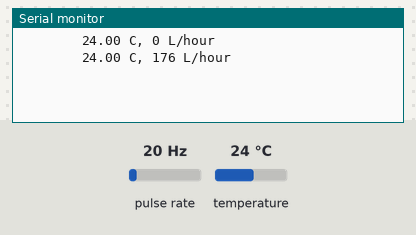
The sketch below on a simulated Arduino Uno, built with avr-gcc and run on an emulated ATmega328P. On the bench: the last lines printed to the serial monitor. Wiring (inferred from the names in the program): pulse sensor: data pin 2. The inputs (shaded band) are chosen by the test bench; at power-on: pulse rate 20 Hz, temperature 24 °C.

Above: at 1.2 s.
1.3 s: pulse rate (sensor on pin 2) set to 4 Hz
At 2.7 s:
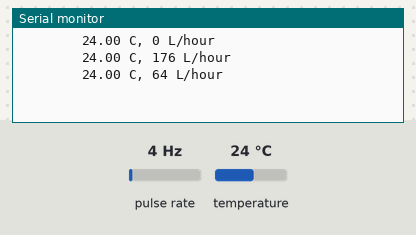
2.8 s: temperature set to 12 °C
At 4.1 s:
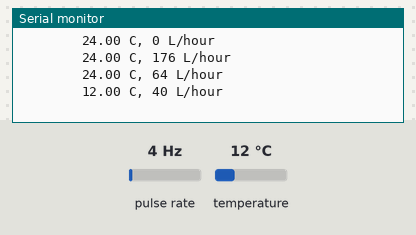
4.3 s: pulse rate (sensor on pin 2) set to 50 Hz
At 5.5 s:
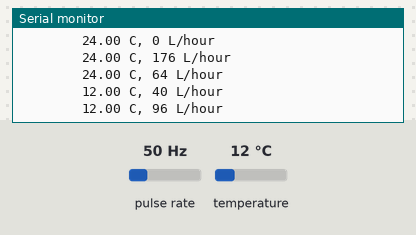
5.8 s: temperature set to 19 °C
At 5.8 s:
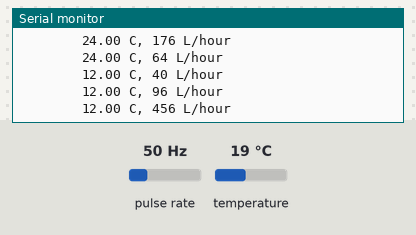
Timing chart, 0 to 8.3 s (numbered marks = the images above; inputs shaded):
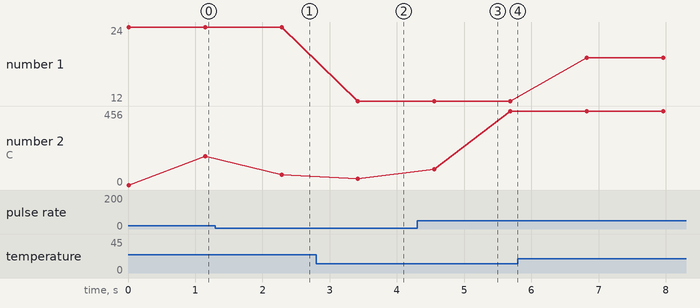

The sketch:

DS18x20_Temperature_123.ino
```cpp
#include <OneWire.h>

// OneWire DS18S20, DS18B20, DS1822 Temperature Example
//
// http://www.pjrc.com/teensy/td_libs_OneWire.html
//
// The DallasTemperature library can do all this work for you!
// http://milesburton.com/Dallas_Temperature_Control_Library

OneWire  ds(8);
volatile int flow_frequency; // Measures flow sensor pulses
unsigned int l_hour; // Calculated litres/hour
unsigned char flowsensor = 2;  // Sensor Input
unsigned long currentTime;
unsigned long cloopTime;
void flow () // Interrupt function
{
   flow_frequency++;
}// on pin 10 (a 4.7K resistor is necessary)

void setup(void) {
  pinMode(flowsensor, INPUT);
   digitalWrite(flowsensor, HIGH); // Optional Internal Pull-Up
   Serial.begin(9600);
   attachInterrupt(0, flow, RISING); // Setup Interrupt
   sei(); // Enable interrupts
   currentTime = millis();
   cloopTime = currentTime;
}

void loop(void) {
   currentTime = millis();
   // Every second, calculate and print litres/hour
   if(currentTime >= (cloopTime + 1000))
   {
      cloopTime = currentTime; // Updates cloopTime
      // Pulse frequency (Hz) = 7.5Q, Q is flow rate in L/min.
      l_hour = (flow_frequency * 60 / 7.5); // (Pulse frequency x 60 min) / 7.5Q = flowrate in L/hour
      flow_frequency = 0; // Reset Counter


   }
  byte i;
  byte present = 0;
  byte type_s;
  byte data[12];
  byte addr[8];
  float celsius, fahrenheit;

  if ( !ds.search(addr)) {

    ds.reset_search();

    return;
  }


  for( i = 0; i < 8; i++) {
    Serial.write(' ');

  }

  if (OneWire::crc8(addr, 7) != addr[7]) {

      return;
  }


  // the first ROM byte indicates which chip
  switch (addr[0]) {
    case 0x10:

      type_s = 1;
      break;
    case 0x28:

      type_s = 0;
      break;
    case 0x22:

      type_s = 0;
      break;
    default:

      return;
  }

  ds.reset();
  ds.select(addr);
  ds.write(0x44, 1);        // start conversion, with parasite power on at the end

  delay(100);     // maybe 750ms is enough, maybe not
  // we might do a ds.depower() here, but the reset will take care of it.

  present = ds.reset();
  ds.select(addr);
  ds.write(0xBE);         // Read Scratchpad


  for ( i = 0; i < 9; i++) {           // we need 9 bytes
    data[i] = ds.read();

  }


  // Convert the data to actual temperature
  // because the result is a 16 bit signed integer, it should
  // be stored to an "int16_t" type, which is always 16 bits
  // even when compiled on a 32 bit processor.
  int16_t raw = (data[1] << 8) | data[0];
  if (type_s) {
    raw = raw << 3; // 9 bit resolution default
    if (data[7] == 0x10) {
      // "count remain" gives full 12 bit resolution
      raw = (raw & 0xFFF0) + 12 - data[6];
    }
  } else {
    byte cfg = (data[4] & 0x60);
    // at lower res, the low bits are undefined, so let's zero them
    if (cfg == 0x00) raw = raw & ~7;  // 9 bit resolution, 93.75 ms
    else if (cfg == 0x20) raw = raw & ~3; // 10 bit res, 187.5 ms
    else if (cfg == 0x40) raw = raw & ~1; // 11 bit res, 375 ms
    //// default is 12 bit resolution, 750 ms conversion time
  }
  celsius = (float)raw / 16.0;
  fahrenheit = celsius * 1.8 + 32.0;

  Serial.print(celsius);
  Serial.print(" C, ");
  Serial.print(l_hour, DEC); // Print litres/hour
      Serial.println(" L/hour");
      delay(1000);


}
```

Measured:
- after the input at 1.3 s, the serial monitor: prints a new line after 0.98 s (image 1)
- after the input at 2.8 s, the serial monitor: prints a new line after 0.62 s (image 2)
- after the input at 4.3 s, the serial monitor: prints a new line after 0.25 s (image 3)
- plotted number 1: 24 → 12 after the input at 2.8 s, 12 → 19 after the input at 5.8 s
- plotted number 2: 176 → 64 after the input at 1.3 s, 40 → 456 after the input at 4.3 s
